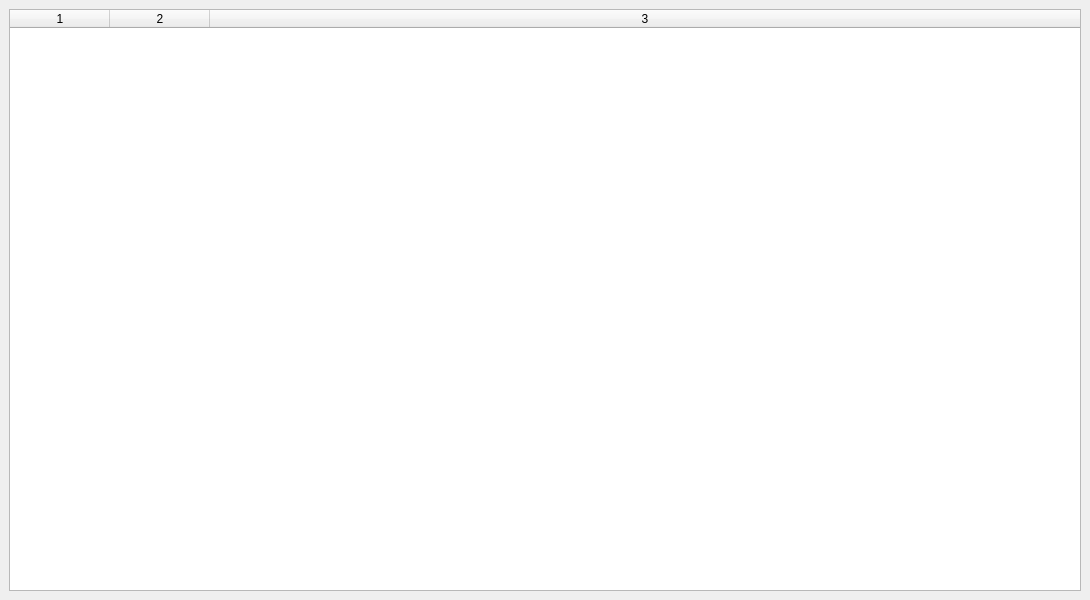
<?xml version="1.0" encoding="UTF-8"?>
<ui version="4.0">
 <class>MainWindow</class>
 <widget class="QMainWindow" name="MainWindow">
  <property name="geometry">
   <rect>
    <x>0</x>
    <y>0</y>
    <width>1090</width>
    <height>600</height>
   </rect>
  </property>
  <property name="minimumSize">
   <size>
    <width>1090</width>
    <height>600</height>
   </size>
  </property>
  <property name="maximumSize">
   <size>
    <width>1090</width>
    <height>600</height>
   </size>
  </property>
  <property name="windowTitle">
   <string notr="true">Секции</string>
  </property>
  <widget class="QWidget" name="centralwidget">
   <layout class="QGridLayout" name="gridLayout">
    <item row="0" column="0">
     <widget class="QTableWidget" name="section_table">
      <property name="selectionBehavior">
       <enum>QAbstractItemView::SelectRows</enum>
      </property>
      <property name="columnCount">
       <number>3</number>
      </property>
      <attribute name="horizontalHeaderStretchLastSection">
       <bool>true</bool>
      </attribute>
      <column/>
      <column/>
      <column/>
     </widget>
    </item>
   </layout>
  </widget>
 </widget>
 <resources/>
 <connections/>
</ui>
